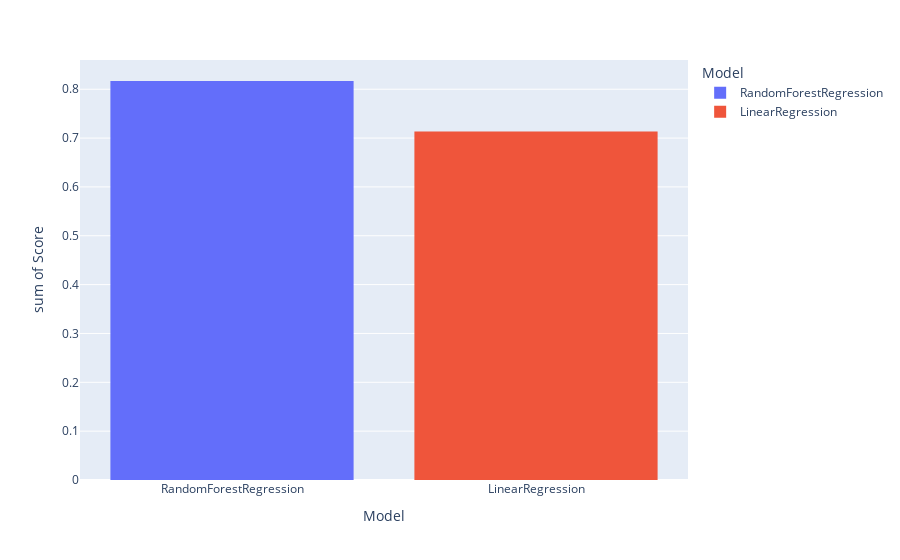

This figure's notebook cell:
### Code cell
px.histogram(model_acc, x="Model", y="Score", color="Model")

### Figure 1 — Plotly figure (JSON) as saved in the notebook; plotly's stock layout.template omitted (floating-point values rounded to 4 significant figures)
{"data": [{"alignmentgroup": "True", "bingroup": "x", "histfunc": "sum", "hovertemplate": "Model=%{x}<br>sum of Score=%{y}<extra></extra>", "legendgroup": "RandomForestRegression", "marker": {"color": "#636efa", "pattern": {"shape": ""}}, "name": "RandomForestRegression", "offsetgroup": "RandomForestRegression", "orientation": "v", "showlegend": true, "type": "histogram", "x": ["RandomForestRegression"], "xaxis": "x", "y": [0.8169], "yaxis": "y"}, {"alignmentgroup": "True", "bingroup": "x", "histfunc": "sum", "hovertemplate": "Model=%{x}<br>sum of Score=%{y}<extra></extra>", "legendgroup": "LinearRegression", "marker": {"color": "#EF553B", "pattern": {"shape": ""}}, "name": "LinearRegression", "offsetgroup": "LinearRegression", "orientation": "v", "showlegend": true, "type": "histogram", "x": ["LinearRegression"], "xaxis": "x", "y": [0.7137], "yaxis": "y"}], "layout": {"barmode": "relative", "legend": {"title": {"text": "Model"}, "tracegroupgap": 0}, "margin": {"t": 60}, "xaxis": {"anchor": "y", "categoryarray": ["RandomForestRegression", "LinearRegression"], "categoryorder": "array", "domain": [0, 1], "title": {"text": "Model"}}, "yaxis": {"anchor": "x", "domain": [0, 1], "title": {"text": "sum of Score"}}}}
